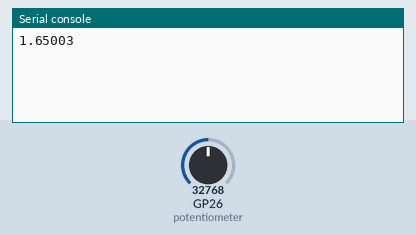
Recording of a program running on a simulated Raspberry Pi Pico running CircuitPython. On the bench: the last lines printed to the serial console. The inputs (shaded band) are chosen by the test bench; at power-on: GP26 (potentiometer) = 32768 (analog values on the 0–65535 scale).

Above: at 1.2 s.
1.3 s: GP26 (potentiometer) set to 45874
At 2.5 s:
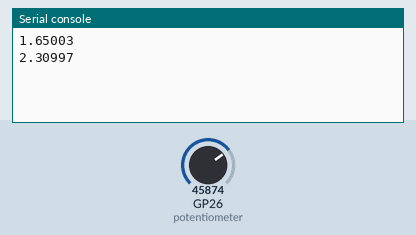
4.0 s: GP26 (potentiometer) set to 57670
At 5.3 s:
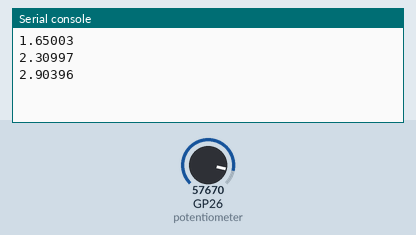
Timing chart, 0 to 7.0 s (numbered marks = the images above; inputs shaded):
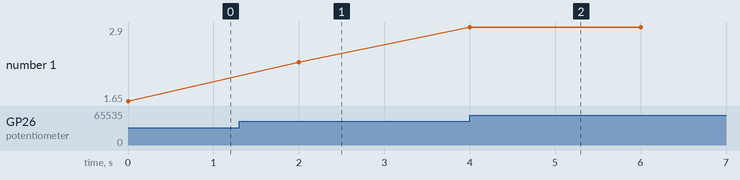

The program:

Slide_potenciometro.py
```python
"""
Convert the potentiometer value to a voltage value. Prints the voltage value to the serial console
every two seconds.

REQUIRED HARDWARE:
* potentiometer on pin GP26.
"""
import time
import board
import analogio

potentiometer = analogio.AnalogIn(board.GP26)

get_voltage = 3.3 / 65535

while True:
    voltage = potentiometer.value * get_voltage
    print(voltage)
    time.sleep(2)
```

Measured:
- after the input at 1.3 s, the serial console: prints a new line after 0.70 s (image 1)
- after the input at 4.0 s, the serial console: prints a new line at once (image 2)
- plotted number 1: 1.65 → 2.31 after the input at 1.3 s, 2.31 → 2.9 after the input at 4.0 s
